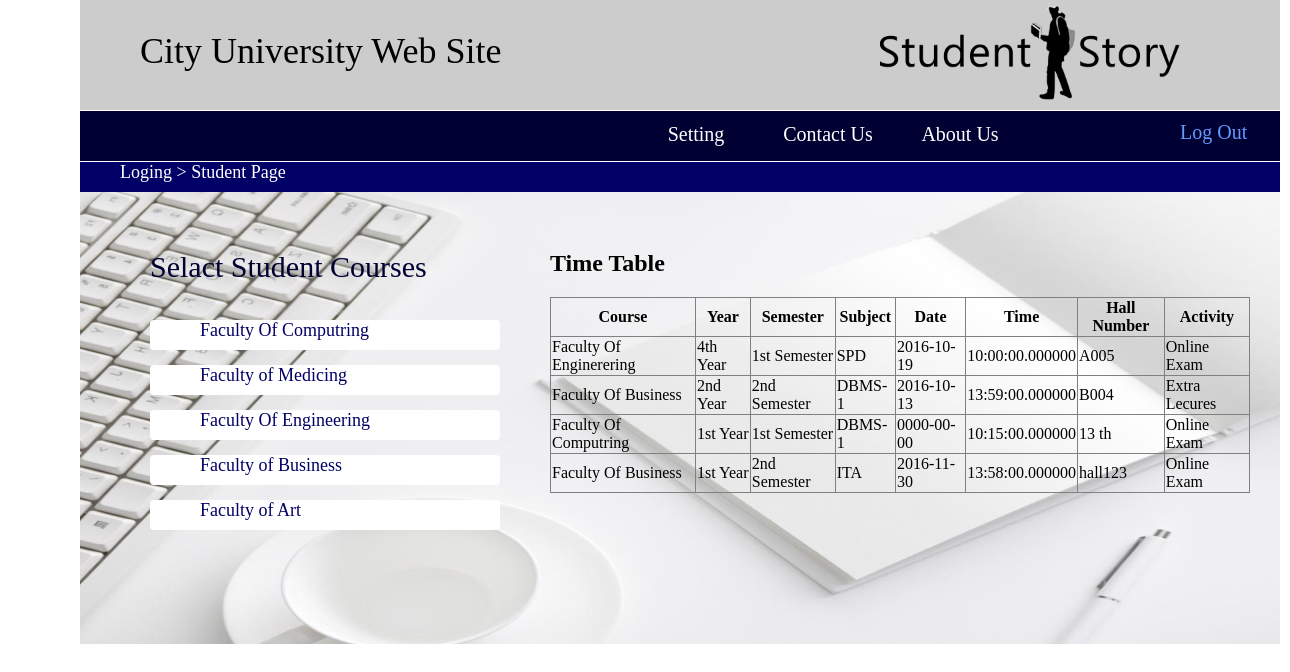
Page /studentpage.php on the committed database.
### tables this page shows
CREATE TABLE `timetable` (
  `table_id` int(6) NOT NULL,
  `course` text NOT NULL,
  `year` varchar(15) NOT NULL,
  `semester` varchar(15) NOT NULL,
  `subject` text NOT NULL,
  `date` date NOT NULL,
  `time` time(6) NOT NULL,
  `mesage` varchar(50) NOT NULL,
  `hall` varchar(10) NOT NULL
);

### studentpage.php (the view, shortened to what this page needs)
<!DOCTYPE html>
<html lang="en">
  <head>
    <link rel="stylesheet" href="my1.css" />
  </head>
  <body>
    <div id="a1">
    <div id="a2">City University Web Site</div>
    <div style="position: absolute;left: 800px"><img src="student1.png" / style="width: 300px;height: 100px">
      </div>
    <div id="a3">
   <ul style="left: 550px">
          <li><a href="Setting.php">Setting</a></li>
          <li><a href="contactus.php">Contact Us</a></li>
          <li><a href="aboutus.html">About Us</a></li>
    </ul>
        <a href="login1.php"style="color: #6699ff;text-decoration: none;left: 1100px;position: absolute;top: 10px">Log Out</a>
    </div>
    <div id="a5"><img src="home and calander.jpg"style="width: 1200px;height: 480px;" /></div>
    <div id="a4"><a href="home and calander.html"style="text-decoration: none;font-size: 18px;color: #ffffff">Loging</a> > Student Page</div>
	</div>
    <p style="top: 220px ;color: #000033;left: 150px;position: absolute;font-size: 30px">Selact Student Courses</p>
	<a href="faculty_of_comutring.html"id="a8"style="top: 320px">Faculty Of Computring</a>
  	<a href="faculty of medicing.html"id="a8"style="top: 365px">Faculty of Medicing</a>
  	<a href="creat_new _acount.html"id="a8"style="top: 410px">Faculty Of Engineering</a>
  	<a href="creat_new _acount.html"id="a8"style="top: 455px">Faculty of Business</a>
  	<a href="creat_new _acount.html"id="a8"style="top: 500px">Faculty of Art</a>
	<?php
		$conn = new mysqli("localhost","root","","pdm");
		$sql = 'SELECT * FROM timetable';
		$result = $conn->query($sql);
	?>
		<div style="position:absolute;left:550px;top:230px">
		<h2>Time Table</h2>
		<table border="1" style= "background-color: ; margin: 0 auto;width:700px;border-collapse: collapse;
}" >
			<thead>
				<tr>
				  <th>Course</th>
				  <th>Year</th>
				  <th>Semester</th>
				  <th>Subject</th>
				  <th>Date</th>
				  <th>Time</th>
				  <th>Hall Number</th>
				  <th>Activity</th>
				</tr>
			</thead>
			<tbody>
				<?php
					if ($result) {
					if ($result->num_rows > 0) {
						while($row = $result->fetch_assoc()) {
							echo
							"<tr>
								<td>".$row['course']."</td>
								<td>".$row['year']."</td>
								<td>".$row['semester']."</td>
								<td>".$row['subject']."</td>
								<td>".$row['date']."</td>
								<td>".$row['time']."</td>
								<td>".$row['hall']."</td>
								<td>".$row['mesage']."</td>
							</tr>\n";
						}
						}
						else {
							echo "no results was found";
						}
						} else {
							echo $conn->error;
						}
					?>
				</tbody>
			</table>
			</div>
  </body>
</html>

### my1.css (style rules this page uses)
#a1 { position:absolute; width: 1200px; top:0px; font size: 20px; height: 600px; background-color: #ffffff; left: 80px; }
#a2 { position: absolute; width: 1140px; height: 80px; background-color: #cccccc; color: #00033; padding-left: 60px; font-size: 36px; padding-top: 30px; }
#a3 { top:111px; position: absolute; width: 1200px; height: 50px; background-color: #000033; color: #ffffff; font-size: 20px; }
#a4 { top:162px; position: absolute; width: 1160px; height: 30px; background-color: #000066; color: #ffffff; padding-left:40px; font-size: 18px; }
#a5 { top:164px; position: absolute; width: 1200px; height: 100px; }
ul { position:absolute; left:0px; list-style-type: none; margin: 0; padding: 0; overflow: hidden; }
li { float: left; }
li a { display: block; color: #ffffff; text-align: center; padding: 12px 6px; text-decoration: none; width: 120px; }
#a8 { border-radius:4px; padding-left:50px; width: 300px; height: 30px; top: 240px; position: absolute; background: #ffffff; color: #000066; font-size: 18px; text-decoration:none; left: 150px; }

### rows in the picture
timetable: course "Faculty Of Enginerering", year "4th Year", semester "1st Semester", subject "SPD", date "2016-10-19", time "10:00:00.000000", hall "A005", mesage "Online Exam"
timetable: course "Faculty Of Business", year "2nd Year", semester "2nd Semester", subject "DBMS-1", date "2016-10-13", time "13:59:00.000000", hall "B004", mesage "Extra Lecures"
timetable: course "Faculty Of Computring", year "1st Year", semester "1st Semester", subject "DBMS-1", date "0000-00-00", time "10:15:00.000000", hall "13 th", mesage "Online Exam"
timetable: course "Faculty Of Business", year "1st Year", semester "2nd Semester", subject "ITA", date "2016-11-30", time "13:58:00.000000", hall "hall123", mesage "Online Exam"
